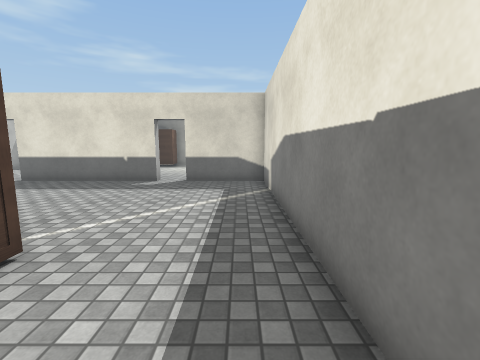
View 1 (above)

22 first-person views from a walk through a Unity game level. The camera is 1.5 m above the floor, tilts 8° down and sees 90° across. The floor is counted in squares, 1 m on a side. Each view is taken from the middle of a square. On the plan, view 1 faces up. The plan holds only what a view shows up to about 13 squares ahead; the rest is blank. The place goes on beyond the plan. Some surface patterns are stand-ins.

View 2
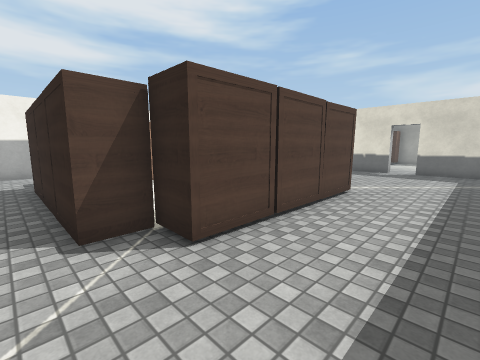

View 3
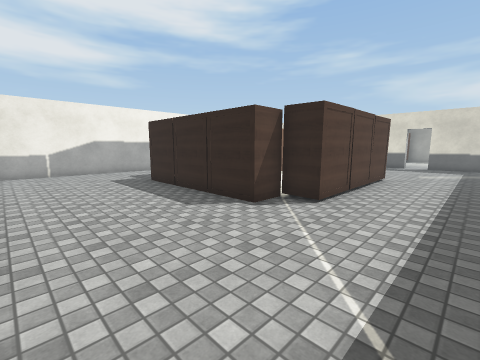

View 4
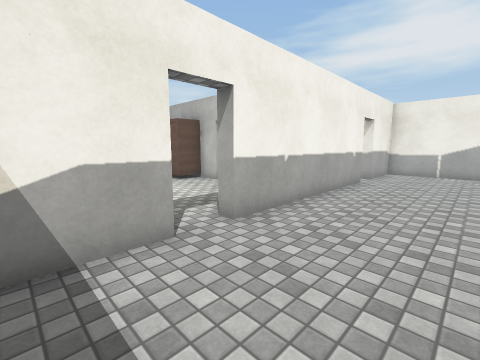

View 5
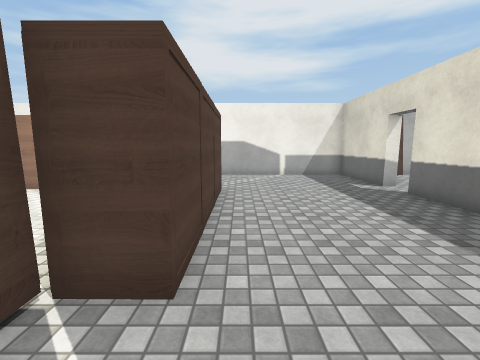

View 6
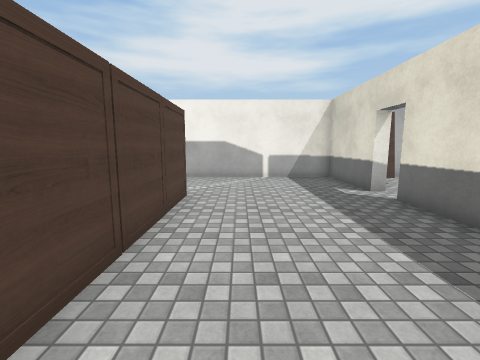

View 7
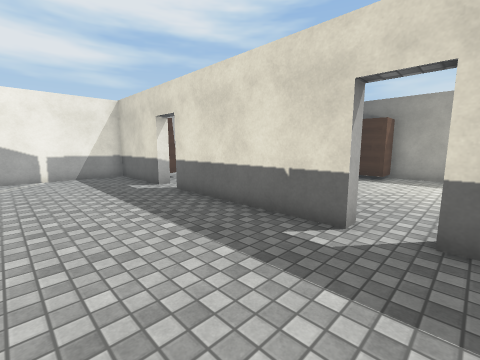

View 8
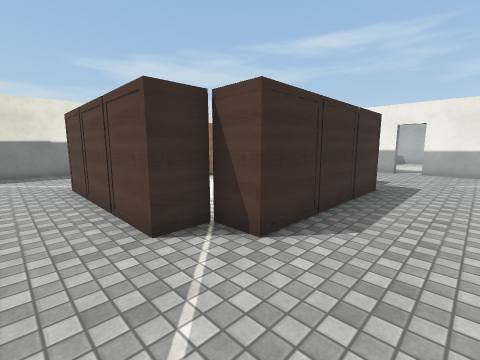

View 9
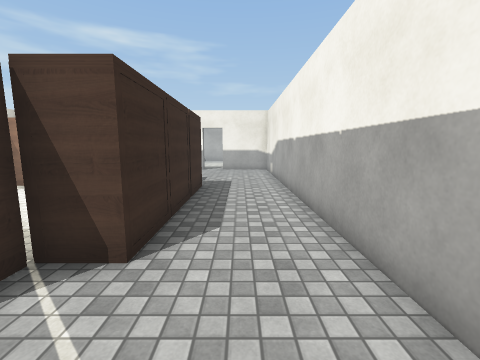

View 10
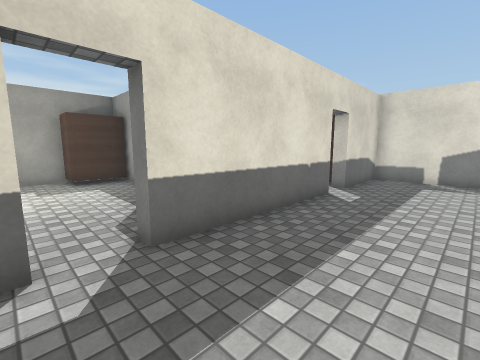

View 11
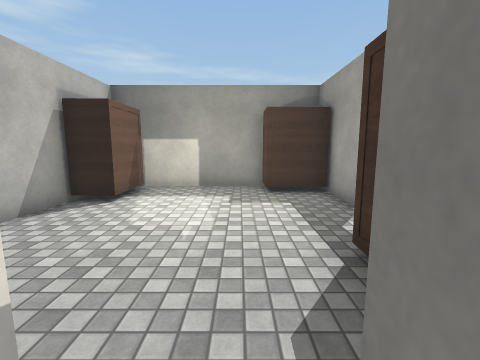

View 12
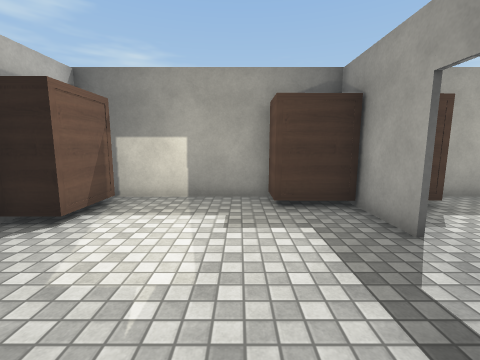

View 13
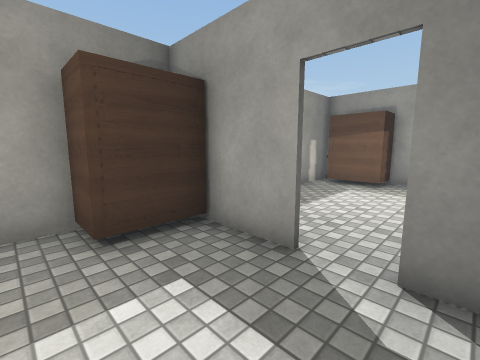

View 14
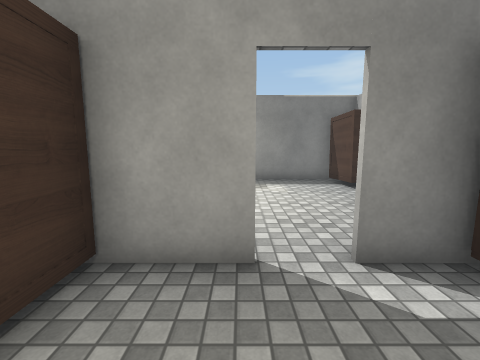

View 15
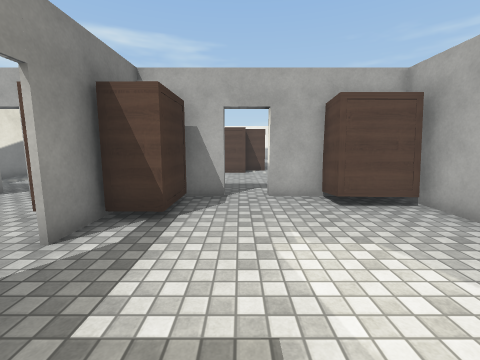

View 16
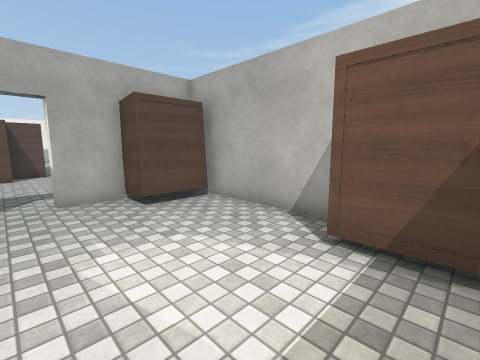

View 17
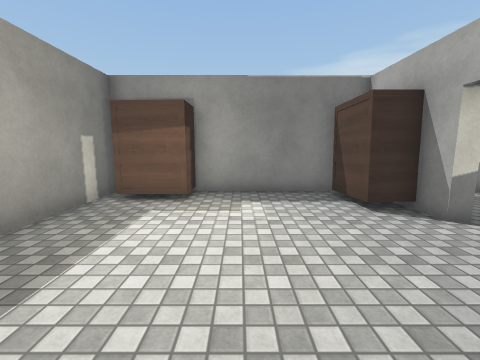

View 18
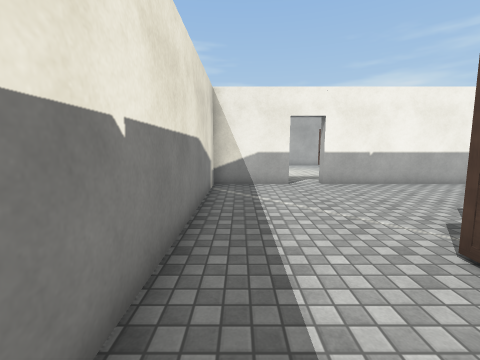

View 19
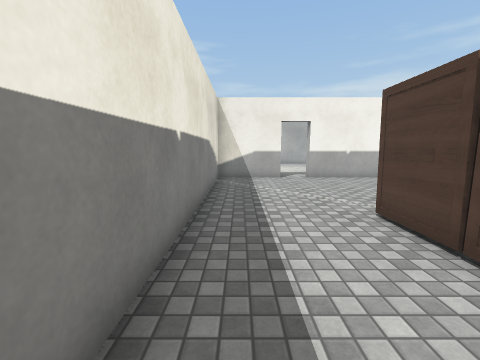

View 20
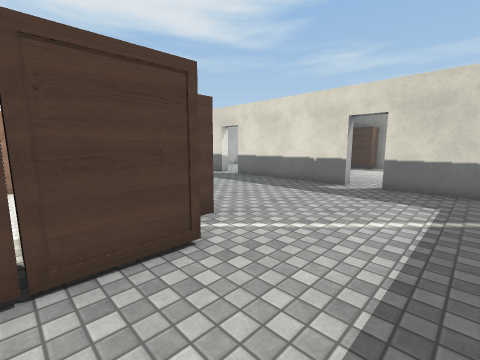

View 21
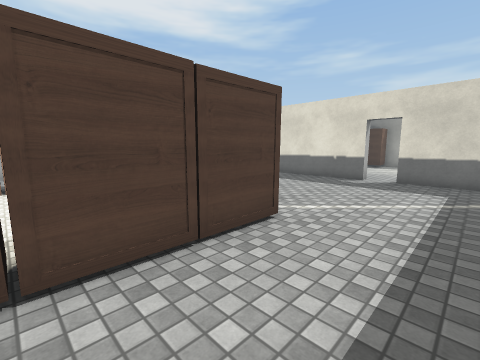

View 22
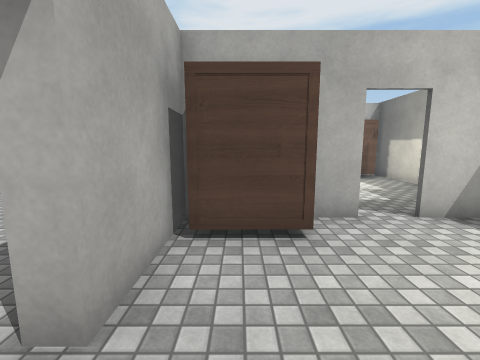

### Floor plan
Ten units are one square. View 1 is at (0, 0); x grows to the right and y downward. Boxes are objects, and circles mark ways between rooms. Rooms are numbered by the first view taken in them; rooms with no view inside come last. Other rooms are left out.
<svg viewBox="-153 -197 169 302">
<path fill="none" stroke="#000" d="M-108 95 -33 95 -33 100M-20 95 10 95 10 -104 -23 -104 -23 -108M-109 -104 -147 -104 -147 95 -119 95M-36 -108 -36 -104 -95 -104M-71 -158 -71 -181M-147 -166 -147 -116M-71 -129 -71 -146M-125 -108 -109 -108 -109 -104M-90 -192 -148 -192M-95 -104 -95 -108 -84 -108M-69 -146 -69 -135M-23 -108 -15 -108M-69 -171 -69 -158M10 -118 10 -166M-70 -108 -36 -108M11 -192 -50 -192"/>
<rect x="-115" y="15" width="20" height="20" fill="#bbb"><title>cupboard</title></rect>
<rect x="-115" y="-5" width="20" height="20" fill="#bbb"><title>cupboard</title></rect>
<rect x="-115" y="-35" width="20" height="30" fill="#bbb"><title>cupboard</title></rect>
<rect x="-105" y="25" width="20" height="20" fill="#bbb"><title>cupboard</title></rect>
<rect x="-105" y="-45" width="20" height="20" fill="#bbb"><title>cupboard</title></rect>
<rect x="-85" y="25" width="20" height="20" fill="#bbb"><title>cupboard</title></rect>
<rect x="-85" y="-45" width="20" height="20" fill="#bbb"><title>cupboard</title></rect>
<rect x="-65" y="25" width="30" height="20" fill="#bbb"><title>cupboard</title></rect>
<rect x="-65" y="-45" width="30" height="10" fill="#bbb"><title>cupboard</title></rect>
<rect x="-45" y="15" width="20" height="20" fill="#bbb"><title>cupboard</title></rect>
<rect x="-45" y="-5" width="20" height="20" fill="#bbb"><title>cupboard</title></rect>
<rect x="-45" y="-35" width="20" height="30" fill="#bbb"><title>cupboard</title></rect>
<rect x="-145" y="-125" width="20" height="10" fill="#bbb"><title>cupboard</title></rect>
<rect x="-145" y="-185" width="10" height="20" fill="#bbb"><title>cupboard</title></rect>
<rect x="-95" y="-185" width="20" height="10" fill="#bbb"><title>cupboard</title></rect>
<rect x="-85" y="-135" width="10" height="20" fill="#bbb"><title>cupboard</title></rect>
<rect x="-65" y="-135" width="10" height="20" fill="#bbb"><title>cupboard</title></rect>
<rect x="-65" y="-185" width="20" height="10" fill="#bbb"><title>cupboard</title></rect>
<rect x="-15" y="-125" width="20" height="20" fill="#bbb"><title>cupboard</title></rect>
<rect x="-5" y="-185" width="10" height="20" fill="#bbb"><title>cupboard</title></rect>
<circle cx="-100" cy="-105" r="3" fill="#2a7"/>
<circle cx="-30" cy="-105" r="3" fill="#2a7"/>
<circle cx="-70" cy="-150" r="3" fill="#2a7"/>
<text x="-70" y="0">1</text>
<text x="-110" y="-150">2</text>
<text x="-30" y="-150">3</text>
</svg>
Room 1 opens to room 2. Room 1 opens to room 3. Room 2 opens to room 3.

Where each view was taken, in squares from view 1:
view 1: 0 up, 0 right, facing up
view 2: 5 down, 0 right, facing up-left
view 3: 9 down, 0 right, facing up-left
view 4: 6 down, 0 right, facing down-left
view 5: 5 up, 2 left, facing left
view 6: 6 up, 3 left, facing left
view 7: 6 up, 2 left, facing up-left
view 8: 6 up, 14 left, facing down-right
view 9: 6 up, 13 left, facing down
view 10: 7 up, 11 left, facing up-right
view 11: 10 up, 10 left, facing up
view 12: 12 up, 10 left, facing up
view 13: 14 up, 10 left, facing up-right
view 14: 16 up, 10 left, facing right
view 15: 18 up, 10 left, facing down
view 16: 18 up, 10 left, facing down-left
view 17: 15 up, 7 left, facing right
view 18: 0 up, 0 right, facing down
view 19: 2 up, 0 right, facing down
view 20: 1 up, 0 right, facing up-left
view 21: 1 down, 0 right, facing up-left
view 22: 12 up, 2 left, facing left
